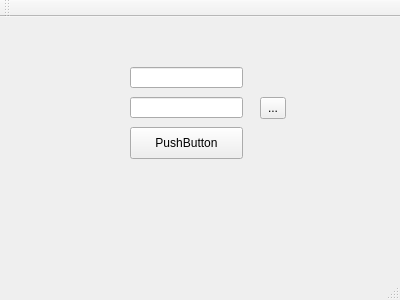
<?xml version="1.0" encoding="UTF-8"?>
<ui version="4.0">
 <class>Spider</class>
 <widget class="QMainWindow" name="Spider">
  <property name="geometry">
   <rect>
    <x>0</x>
    <y>0</y>
    <width>400</width>
    <height>300</height>
   </rect>
  </property>
  <property name="windowTitle">
   <string>Spider</string>
  </property>
  <widget class="QWidget" name="centralWidget">
   <widget class="QLineEdit" name="lineEdit">
    <property name="geometry">
     <rect>
      <x>130</x>
      <y>50</y>
      <width>113</width>
      <height>21</height>
     </rect>
    </property>
   </widget>
   <widget class="QPushButton" name="pushButton">
    <property name="geometry">
     <rect>
      <x>130</x>
      <y>110</y>
      <width>113</width>
      <height>32</height>
     </rect>
    </property>
    <property name="text">
     <string>PushButton</string>
    </property>
   </widget>
   <widget class="QToolButton" name="toolButton">
    <property name="geometry">
     <rect>
      <x>260</x>
      <y>80</y>
      <width>26</width>
      <height>22</height>
     </rect>
    </property>
    <property name="text">
     <string>...</string>
    </property>
   </widget>
   <widget class="QLineEdit" name="pathEdit">
    <property name="geometry">
     <rect>
      <x>130</x>
      <y>80</y>
      <width>113</width>
      <height>21</height>
     </rect>
    </property>
   </widget>
  </widget>
  <widget class="QMenuBar" name="menuBar">
   <property name="geometry">
    <rect>
     <x>0</x>
     <y>0</y>
     <width>400</width>
     <height>22</height>
    </rect>
   </property>
  </widget>
  <widget class="QToolBar" name="mainToolBar">
   <attribute name="toolBarArea">
    <enum>TopToolBarArea</enum>
   </attribute>
   <attribute name="toolBarBreak">
    <bool>false</bool>
   </attribute>
  </widget>
  <widget class="QStatusBar" name="statusBar"/>
 </widget>
 <layoutdefault spacing="6" margin="11"/>
 <resources/>
 <connections/>
</ui>
